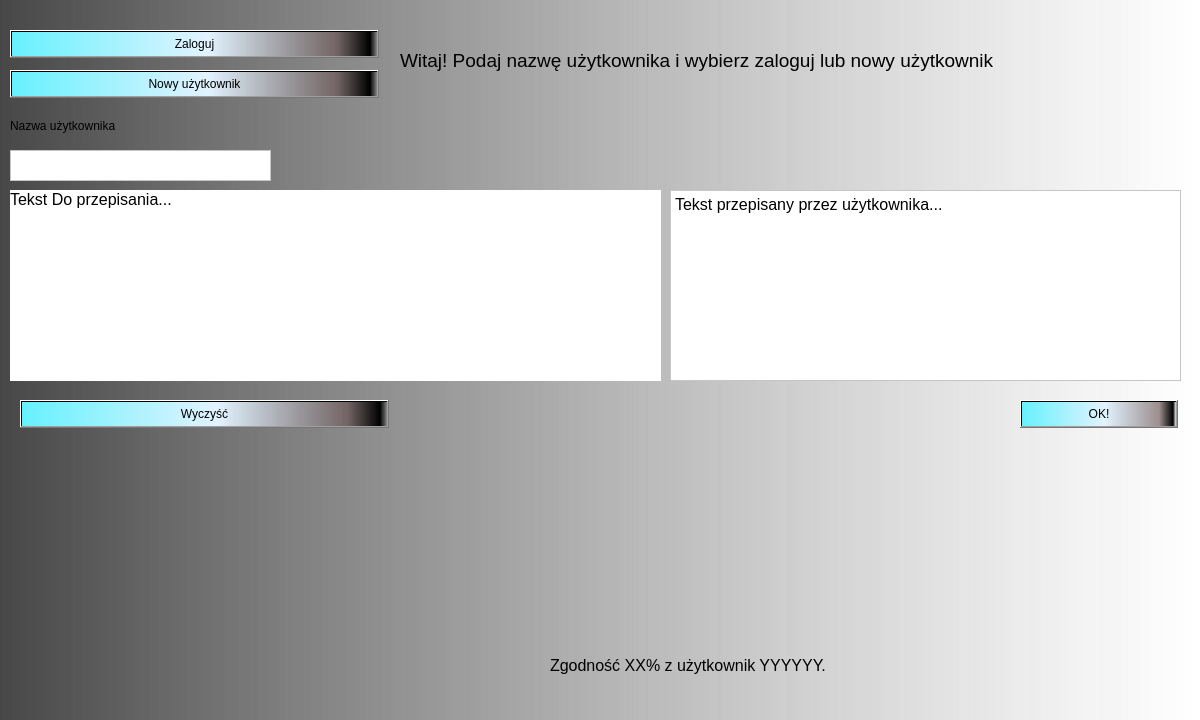
<?xml version="1.0" encoding="UTF-8"?>
<ui version="4.0">
 <class>klawiatura</class>
 <widget class="QWidget" name="klawiatura">
  <property name="geometry">
   <rect>
    <x>0</x>
    <y>0</y>
    <width>1200</width>
    <height>720</height>
   </rect>
  </property>
  <property name="windowTitle">
   <string>klawiatura</string>
  </property>
  <property name="styleSheet">
   <string notr="true">background-color:  qlineargradient(spread:pad, x1:0, y1:0, x2:1, y2:0, stop:0 rgba(0, 0, 0, 120), stop:1 rgba(255, 255, 255, 255))</string>
  </property>
  <widget class="QWidget" name="horizontalLayoutWidget">
   <property name="geometry">
    <rect>
     <x>10</x>
     <y>190</y>
     <width>651</width>
     <height>191</height>
    </rect>
   </property>
   <layout class="QHBoxLayout" name="horizontalLayout">
    <item>
     <widget class="QLabel" name="label">
      <property name="font">
       <font>
        <pointsize>12</pointsize>
       </font>
      </property>
      <property name="styleSheet">
       <string notr="true">background-color: rgb(255, 255, 255);</string>
      </property>
      <property name="text">
       <string>Tekst Do przepisania...</string>
      </property>
      <property name="alignment">
       <set>Qt::AlignLeading|Qt::AlignLeft|Qt::AlignTop</set>
      </property>
     </widget>
    </item>
   </layout>
  </widget>
  <widget class="QWidget" name="verticalLayoutWidget_2">
   <property name="geometry">
    <rect>
     <x>670</x>
     <y>190</y>
     <width>511</width>
     <height>191</height>
    </rect>
   </property>
   <layout class="QVBoxLayout" name="verticalLayout_2">
    <item>
     <widget class="QPlainTextEdit" name="plainTextEdit">
      <property name="font">
       <font>
        <pointsize>12</pointsize>
       </font>
      </property>
      <property name="styleSheet">
       <string notr="true">background-color: rgb(255, 255, 255);</string>
      </property>
      <property name="plainText">
       <string>Tekst przepisany przez użytkownika...
</string>
      </property>
     </widget>
    </item>
   </layout>
  </widget>
  <widget class="QLabel" name="label_2">
   <property name="geometry">
    <rect>
     <x>400</x>
     <y>40</y>
     <width>781</width>
     <height>41</height>
    </rect>
   </property>
   <property name="font">
    <font>
     <pointsize>14</pointsize>
    </font>
   </property>
   <property name="styleSheet">
    <string notr="true">background-color: rgb(255, 255, 255,0);</string>
   </property>
   <property name="text">
    <string>Witaj! Podaj nazwę użytkownika i wybierz zaloguj lub nowy użytkownik</string>
   </property>
  </widget>
  <widget class="QLabel" name="label_3">
   <property name="geometry">
    <rect>
     <x>550</x>
     <y>650</y>
     <width>621</width>
     <height>31</height>
    </rect>
   </property>
   <property name="font">
    <font>
     <pointsize>12</pointsize>
    </font>
   </property>
   <property name="styleSheet">
    <string notr="true">
background-color: rgb(255, 255, 255,0);</string>
   </property>
   <property name="text">
    <string>Zgodność XX% z użytkownik YYYYYY.</string>
   </property>
  </widget>
  <widget class="QPushButton" name="pushButton">
   <property name="geometry">
    <rect>
     <x>10</x>
     <y>70</y>
     <width>369</width>
     <height>28</height>
    </rect>
   </property>
   <property name="styleSheet">
    <string notr="true">background-color: qlineargradient(spread:pad, x1:0, y1:0, x2:1, y2:0, stop:0 rgba(102, 241, 255, 255), stop:0.537313 rgba(226, 243, 255, 255), stop:0.890547 rgba(102, 79, 79, 162), stop:0.98 rgba(0, 0, 0, 255), stop:1 rgba(0, 0, 0, 0));</string>
   </property>
   <property name="text">
    <string>Nowy użytkownik</string>
   </property>
  </widget>
  <widget class="QPushButton" name="pushButton_3">
   <property name="geometry">
    <rect>
     <x>10</x>
     <y>30</y>
     <width>369</width>
     <height>28</height>
    </rect>
   </property>
   <property name="styleSheet">
    <string notr="true">background-color: qlineargradient(spread:pad, x1:0, y1:0, x2:1, y2:0, stop:0 rgba(102, 241, 255, 255), stop:0.537313 rgba(226, 243, 255, 255), stop:0.890547 rgba(102, 79, 79, 162), stop:0.98 rgba(0, 0, 0, 255), stop:1 rgba(0, 0, 0, 0));</string>
   </property>
   <property name="text">
    <string>Zaloguj</string>
   </property>
  </widget>
  <widget class="QPushButton" name="pushButton_2">
   <property name="geometry">
    <rect>
     <x>1020</x>
     <y>400</y>
     <width>158</width>
     <height>28</height>
    </rect>
   </property>
   <property name="styleSheet">
    <string notr="true">background-color: qlineargradient(spread:pad, x1:0, y1:0, x2:1, y2:0, stop:0 rgba(102, 241, 255, 255), stop:0.537313 rgba(226, 243, 255, 255), stop:0.890547 rgba(102, 79, 79, 162), stop:0.98 rgba(0, 0, 0, 255), stop:1 rgba(0, 0, 0, 0));</string>
   </property>
   <property name="text">
    <string>OK!</string>
   </property>
  </widget>
  <widget class="QTextEdit" name="textEdit">
   <property name="geometry">
    <rect>
     <x>10</x>
     <y>150</y>
     <width>261</width>
     <height>31</height>
    </rect>
   </property>
   <property name="styleSheet">
    <string notr="true">background-color: rgb(255, 255, 255);</string>
   </property>
  </widget>
  <widget class="QLabel" name="label_5">
   <property name="geometry">
    <rect>
     <x>10</x>
     <y>115</y>
     <width>181</width>
     <height>21</height>
    </rect>
   </property>
   <property name="styleSheet">
    <string notr="true">background-color: rgb(66, 200, 184,0);</string>
   </property>
   <property name="text">
    <string>Nazwa użytkownika</string>
   </property>
  </widget>
  <widget class="QPushButton" name="pushButton_4">
   <property name="geometry">
    <rect>
     <x>20</x>
     <y>400</y>
     <width>369</width>
     <height>28</height>
    </rect>
   </property>
   <property name="styleSheet">
    <string notr="true">background-color: qlineargradient(spread:pad, x1:0, y1:0, x2:1, y2:0, stop:0 rgba(102, 241, 255, 255), stop:0.537313 rgba(226, 243, 255, 255), stop:0.890547 rgba(102, 79, 79, 162), stop:0.98 rgba(0, 0, 0, 255), stop:1 rgba(0, 0, 0, 0));</string>
   </property>
   <property name="text">
    <string>Wyczyść</string>
   </property>
  </widget>
  <action name="listener_st">
   <property name="text">
    <string>listener_st</string>
   </property>
  </action>
 </widget>
 <resources/>
 <connections/>
</ui>
